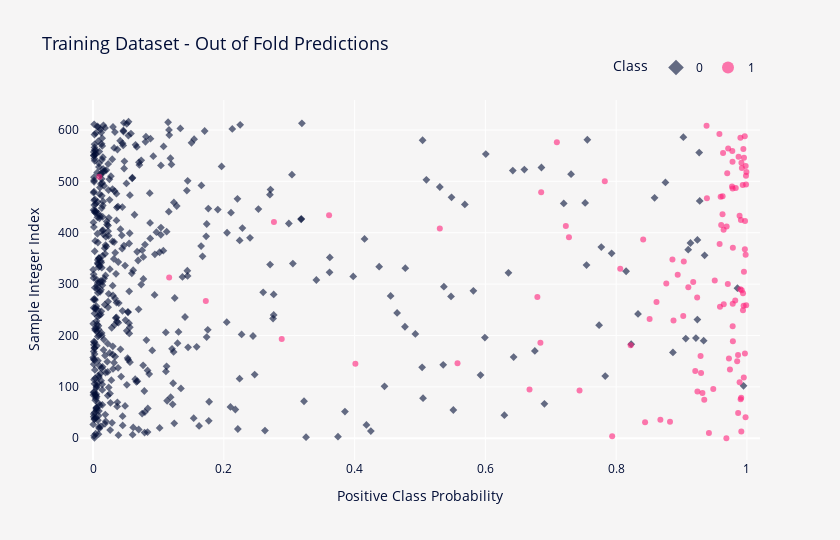

Notebook code cell kept with this figure:
### Code cell
y_proba_frame = pd.DataFrame(
    {
        "Sample Integer Index": np.arange(0, len(y)),
        "Positive Class Probability": y_proba_rescaled,
        "Class": y.values.astype(str),
    },
    index=y.index,
)

fig = px.scatter(
    y_proba_frame.reset_index(),
    x="Positive Class Probability",
    y="Sample Integer Index",
    symbol="Class",
    symbol_sequence=["diamond", "circle"],
    color="Class",
    color_discrete_sequence=["#010D36", "#FF2079"],
    category_orders={"Class": ("0", "1")},
    hover_data="Id",
    opacity=0.6,
    height=540,
    width=840,
    title="Training Dataset - Out of Fold Predictions",
)
fig.update_layout(
    font_color=FONT_COLOR,
    title_font_size=18,
    plot_bgcolor=BACKGROUND_COLOR,
    paper_bgcolor=BACKGROUND_COLOR,
    legend=dict(
        orientation="h",
        yanchor="bottom",
        xanchor="right",
        y=1.05,
        x=1,
        title="Class",
        itemsizing="constant",
    ),
    xaxis_range=[-0.02, 1.02],
)
fig.update_traces(marker_size=6)
fig.show()

### Figure 1 — Plotly figure (JSON) as saved in the notebook; plotly's stock layout.template omitted (floating-point values rounded to 4 significant figures; data arrays with more than 128 entries replaced by an {"elided": "..."} marker saying what was removed)
{"data": [{"customdata": {"elided": "509x1 str values"}, "hovertemplate": "Class=0<br>Positive Class Probability=%{x}<br>Sample Integer Index=%{y}<br>Id=%{customdata[0]}<extra></extra>", "legendgroup": "0", "marker": {"color": "#010D36", "opacity": 0.6, "size": 6, "symbol": "diamond"}, "mode": "markers", "name": "0", "orientation": "v", "showlegend": true, "type": "scatter", "x": {"elided": "509 float values"}, "xaxis": "x", "y": {"elided": "509 int values"}, "yaxis": "y"}, {"customdata": [["000ff2bfdfe9"], ["044fb8a146ec"], ["06055f3f6785"], ["06c0ddf265c5"], ["0e798fd4e6e7"], ["0f5fba133cb7"], ["103f611fdfc4"], ["1136a2966ed2"], ["1360fac6a227"], ["1bac22586f27"], ["1bcdc1af3458"], ["1ce075e25399"], ["228524bde6a3"], ["245a3f44cfc0"], ["24b40510d6a2"], ["2508534155a6"], ["26c79809c5ea"], ["2cddd2d70d72"], ["2f4e5de3de9c"], ["32c1d5bdae8d"], ["34a025893d36"], ["355bdddccdbd"], ["3924089e4396"], ["3a288ec2811f"], ["3bbe922b2cdb"], ["3e2d6dca77ec"], ["3f4bfe72745d"], ["401ca61716e4"], ["41216f6cee66"], ["463035913640"], ["46fe2d3b9e7b"], ["47e4c756d4a6"], ["49b8f248a42f"], ["582ef2696f72"], ["5c63c7b71282"], ["5d694ba9aa16"], ["5fe47095520d"], ["6468478fce4c"], ["667b389f278d"], ["67122d4bce03"], ["679465bb38ba"], ["67c8bfe99f1c"], ["67d932a88814"], ["68597a95792d"], ["68729b79859b"], ["687ebf4e5d7d"], ["6a2fa7569189"], ["6ab2d09883de"], ["6f5908450956"], ["72ee3bca17f6"], ["73483f848b67"], ["7445f4eac4de"], ["7830dec4b764"], ["785a0d3c4c41"], ["79b44ed25c29"], ["7af31043202c"], ["7cb9a95a62fc"], ["7f6d8841c044"], ["8065efe77fab"], ["81015c6c3404"], ["8803ec4462c1"], ["89a5ed9b71a8"], ["8ba157c016ba"], ["8ead0a51d11c"], ["8f5b7d4621da"], ["9230d1831db3"], ["96fbcce4f0c0"], ["98102929d244"], ["9ed6b861e9f7"], ["9ef1886b810c"], ["a082f422799b"], ["a20ba8577583"], ["a22a15853970"], ["a795db8ca395"], ["a7d4dd890a1b"], ["a92580fda1c3"], ["ac38de805eff"], ["acc1f36dca1c"], ["ad8e95777bf2"], ["b9856a5d8f13"], ["ba4443b0170c"], ["bbb1066a9afd"], ["c08f5a77f267"], ["c5c8ffd0c908"], ["c5cc9b3fa0b9"], ["c5f4dc4ae7fb"], ["c7f5064f4265"], ["c809ac237df8"], ["c9f71bcf8be0"], ["cf5439add02c"], ["cf84868cd1ce"], ["d0ecfae80796"], ["d1a9f56adc4a"], ["d3ce7974230c"], ["d482356ae08f"], ["d8dae19a0df0"], ["da1a5aec1818"], ["deaf77f02382"], ["dfa4ccdd5f4a"], ["e253dc2f97c0"], ["e52a2f7ad6a5"], ["e76aa8f0f2e7"], ["e7a607afea3d"], ["ed3486389307"], ["f16b095a433f"], ["f26ee0cee841"], ["f405c0b5836f"], ["fbb79ba9d642"]], "hovertemplate": "Class=1<br>Positive Class Probability=%{x}<br>Sample Integer Index=%{y}<br>Id=%{customdata[0]}<extra></extra>", "legendgroup": "1", "marker": {"color": "#FF2079", "opacity": 0.6, "size": 6, "symbol": "circle"}, "mode": "markers", "name": "1", "orientation": "v", "showlegend": true, "type": "scatter", "x": [0.9686, 0.7939, 0.9419, 0.9914, 0.8443, 0.8823, 0.8676, 0.9979, 0.9866, 0.9348, 0.9904, 0.9912, 0.932, 0.9243, 0.744, 0.6675, 0.9485, 0.9888, 0.9952, 0.9298, 0.921, 0.974, 0.4012, 0.5574, 0.9851, 0.9725, 0.9291, 0.9864, 0.9969, 0.8222, 0.6842, 0.9785, 0.2885, 0.9782, 0.8877, 0.8511, 0.9026, 0.994, 0.9588, 0.995, 0.9988, 0.9645, 0.9783, 0.8617, 0.1724, 0.9821, 0.9239, 0.6795, 0.994, 0.9921, 0.9899, 0.9104, 0.9708, 0.8767, 0.9179, 0.9508, 0.1164, 0.8941, 0.9954, 0.8062, 0.9034, 0.8861, 0.998, 0.9968, 0.9785, 0.9582, 0.8413, 0.7278, 0.9643, 0.5303, 0.969, 0.723, 0.9606, 0.2766, 0.9971, 0.9908, 0.9888, 0.361, 0.9627, 0.9388, 0.9598, 0.9628, 0.6853, 0.9781, 0.9829, 0.9772, 0.9936, 0.9987, 0.7826, 0.009441, 0.9985, 0.9699, 0.9992, 0.9923, 0.9981, 0.9916, 0.978, 0.9955, 0.9873, 0.9635, 0.9776, 0.9945, 0.9713, 0.7093, 0.99, 0.9967, 0.9579, 0.9382], "xaxis": "x", "y": [0, 4, 10, 13, 31, 32, 36, 41, 49, 75, 76, 79, 88, 91, 93, 95, 96, 109, 118, 127, 131, 134, 145, 146, 150, 155, 160, 162, 165, 181, 186, 189, 193, 218, 229, 232, 238, 249, 256, 258, 259, 261, 262, 265, 267, 268, 274, 275, 282, 288, 290, 294, 300, 301, 304, 307, 313, 318, 324, 330, 344, 348, 357, 368, 371, 378, 387, 391, 406, 408, 412, 413, 415, 421, 423, 425, 433, 434, 436, 467, 470, 471, 479, 486, 487, 490, 493, 494, 500, 509, 511, 516, 518, 526, 530, 536, 538, 546, 548, 555, 559, 563, 564, 576, 585, 588, 592, 608], "yaxis": "y"}], "layout": {"font": {"color": "#010D36"}, "height": 540, "legend": {"itemsizing": "constant", "orientation": "h", "title": {"text": "Class"}, "tracegroupgap": 0, "x": 1, "xanchor": "right", "y": 1.05, "yanchor": "bottom"}, "paper_bgcolor": "#F6F5F5", "plot_bgcolor": "#F6F5F5", "title": {"font": {"size": 18}, "text": "Training Dataset - Out of Fold Predictions"}, "width": 840, "xaxis": {"anchor": "y", "domain": [0, 1], "range": [-0.02, 1.02], "title": {"text": "Positive Class Probability"}}, "yaxis": {"anchor": "x", "domain": [0, 1], "title": {"text": "Sample Integer Index"}}}}
